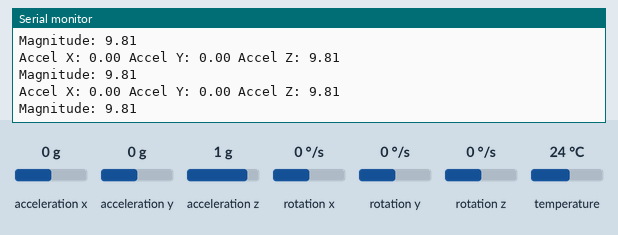
Recording of a sketch running on a simulated Arduino Uno, built with avr-gcc and run on an emulated ATmega328P. Parts: the last lines printed to the serial monitor. Inputs (shaded band) come from the test bench; at power-on: acceleration x 0 g, acceleration y 0 g, acceleration z 1 g, rotation x 0 °/s, rotation y 0 °/s, rotation z 0 °/s, temperature 24 °C.

Above: at 1.2 s.
1.3 s: acceleration x set to -1.4 g
At 1.36 s:
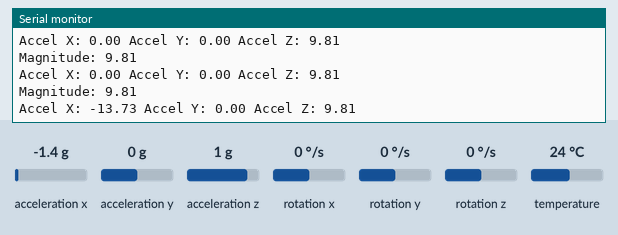
4.3 s: acceleration y set to -1.4 g
At 4.39 s:
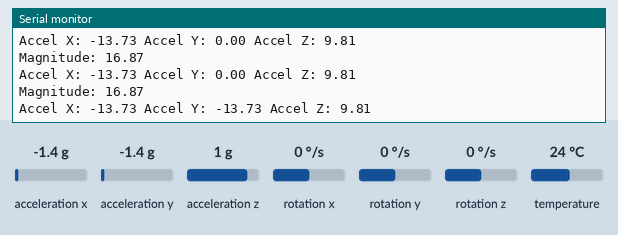
7.3 s: acceleration z set to -1.4 g
At 7.31 s:
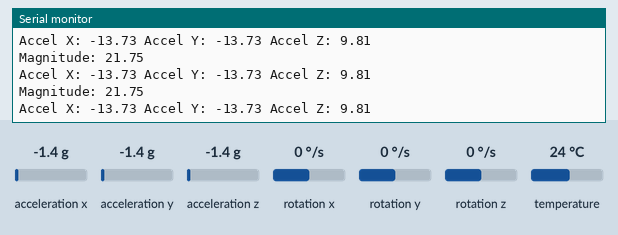
8.8 s: acceleration x set to -0.8 g
At 8.88 s:
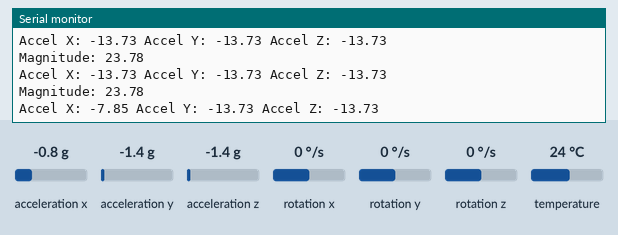
Timing chart, 0 to 11.8 s (numbered marks = the images above; inputs shaded):
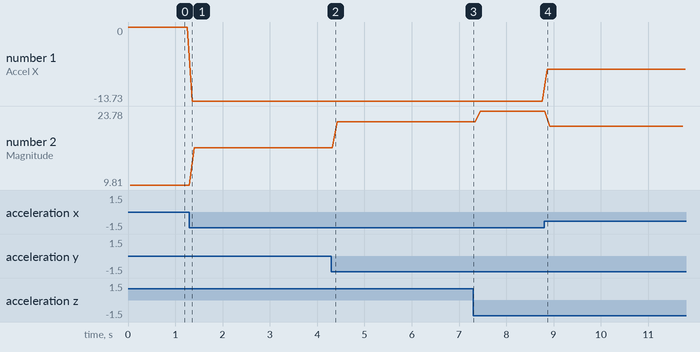

The sketch:

IMU_Setup.ino
```cpp
#include <Wire.h>
#include <Adafruit_MPU6050.h>
#include <Adafruit_Sensor.h>

// MPU-6050 setup
Adafruit_MPU6050 mpu;
const float accelerometerSensitivity = 2048; // Sensitivity for ±16g range

void setup() {
  Serial.begin(9600);
  Wire.begin();

  // Initialize MPU-6050
  if (!mpu.begin()) {
    Serial.println("Failed to find MPU6050 chip");
    while (1) {
      delay(10);
    }
  }
  mpu.setAccelerometerRange(MPU6050_RANGE_16_G);
  mpu.setGyroRange(MPU6050_RANGE_250_DEG);
  mpu.setFilterBandwidth(MPU6050_BAND_21_HZ);
}

void loop() {
  // Read accelerometer and gyroscope data
  sensors_event_t a_event, g_event, temp_event;
  mpu.getEvent(&a_event, &g_event, &temp_event);

  // Convert raw values to Gs
  float accel_x = a_event.acceleration.x ;
  float accel_y = a_event.acceleration.y ;
  float accel_z = a_event.acceleration.z ;

  // Print accelerometer values in Gs
  Serial.print("Accel X: "); Serial.print(accel_x);
  Serial.print(" Accel Y: "); Serial.print(accel_y);
  Serial.print(" Accel Z: "); Serial.println(accel_z);

  // Calculate and print the magnitude of acceleration
  float magnitude = sqrt(pow(accel_x, 2) + pow(accel_y, 2) + pow(accel_z, 2));
  Serial.print("Magnitude: "); Serial.println(magnitude);

  // Wait for a short time before the next reading
  delay(100);
}
```

Measured:
- after the input at 1.3 s, the serial monitor: prints a new line after 0.06 s (image 1)
- after the input at 4.3 s, the serial monitor: prints a new line after 0.08 s (image 2)
- after the input at 8.8 s, the serial monitor: prints a new line after 0.06 s (image 4)
- plotted number 1: 0 → -13.73 after the input at 1.3 s, -13.73 → -7.85 after the input at 8.8 s
- plotted number 2: 9.81 → 16.87 after the input at 1.3 s, 16.87 → 21.75 after the input at 4.3 s, 21.75 → 23.78 after the input at 7.3 s, 23.78 → 20.94 after the input at 8.8 s
